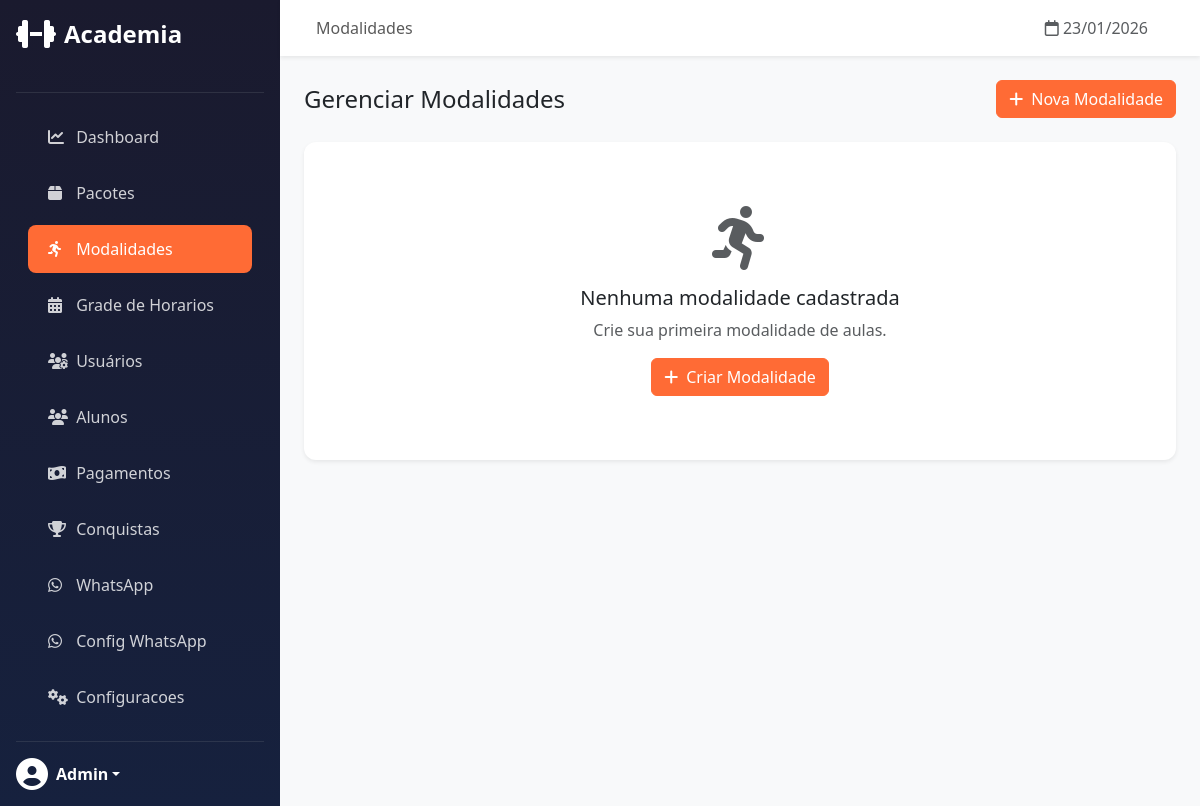
Before: /admin/modalities/ (signed in) with the older database file.
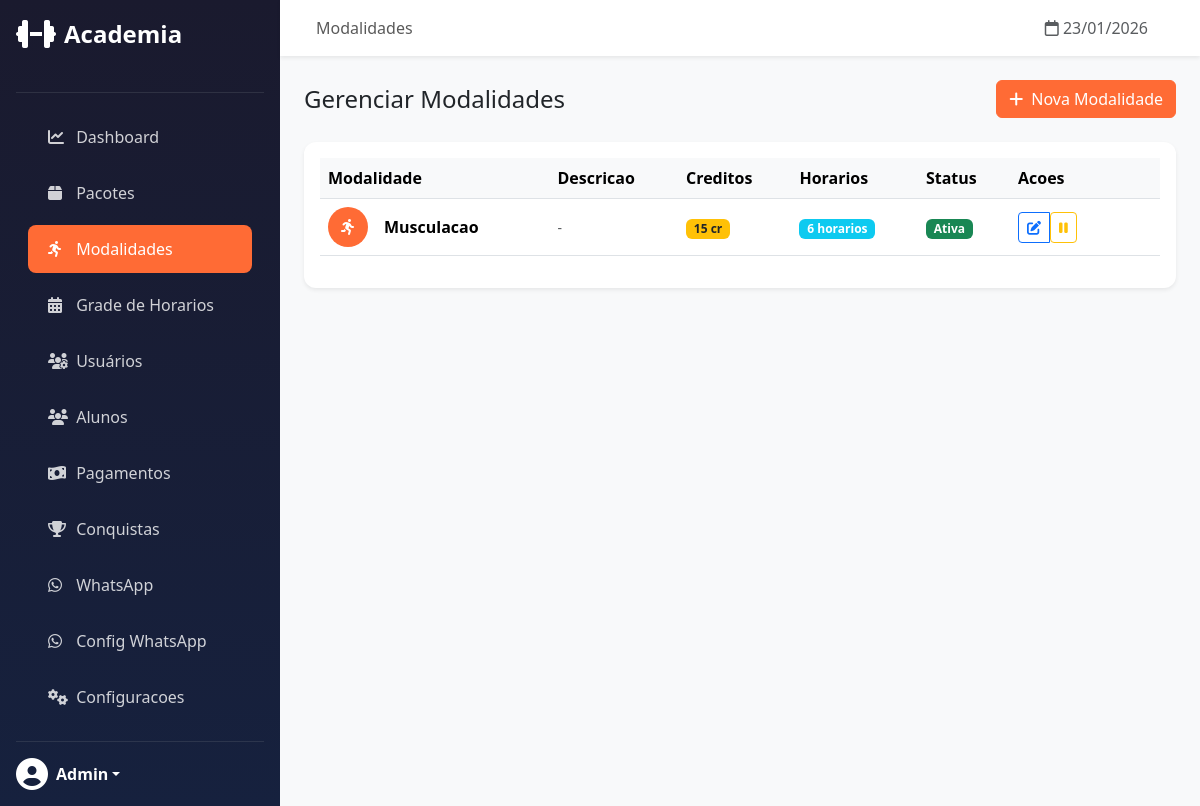
After: the same page with the newer database file.
### app/models/modality.py (models this page shows, shortened)
class Modality(db.Model):
    __tablename__ = 'modalities'
    id = db.Column(db.Integer, primary_key=True)
    name = db.Column(db.String(100), nullable=False)
    description = db.Column(db.Text)
    color = db.Column(db.String(7), default='#FF6B35')
    icon = db.Column(db.String(50))  # Emoji ou FontAwesome
    is_active = db.Column(db.Boolean, default=True)
    credits_cost = db.Column(db.Integer, default=1, nullable=False)
    created_at = db.Column(db.DateTime, default=datetime.utcnow)
    updated_at = db.Column(db.DateTime, default=datetime.utcnow, onupdate=datetime.utcnow)
    schedules = db.relationship('ClassSchedule', backref='modality', lazy=True)

### app/routes/admin/modalities.py (the view)
@modalities_bp.route('/')
@login_required
@admin_required
def list_modalities():
    modalities = Modality.query.order_by(Modality.name).all()
    return render_template('admin/modalities/list.html', modalities=modalities)

### app/routes/admin/dashboard.py (called while the page is built)
def admin_required(f):
    @wraps(f)
    def decorated_function(*args, **kwargs):
        if not current_user.is_authenticated or current_user.role != 'admin':
            abort(403)
        return f(*args, **kwargs)
    return decorated_function

### app/templates/admin/modalities/list.html (shortened to what the changed rows need)
{% extends "admin/base.html" %}
{% block content %}
<div class="card">
    <div class="card-body">
        {% if modalities %}
        <div class="table-responsive">
            <table class="table table-hover align-middle">
                <thead>
                    <tr>
                        <th>Modalidade</th>
                        <th>Descricao</th>
                        <th>Creditos</th>
                        <th>Horarios</th>
                        <th>Status</th>
                        <th style="width: 150px;">Acoes</th>
                    </tr>
                </thead>
                <tbody>
                    {% for modality in modalities %}
                    <tr class="{{ 'table-secondary' if not modality.is_active }}">
                        <td>
                            <div class="d-flex align-items-center">
                                <div class="rounded-circle me-3 d-flex align-items-center justify-content-center"
                                    style="width: 40px; height: 40px; background-color: {{ modality.color }};">
                                    {% if modality.icon %}
                                    <span class="text-white">{{ modality.icon }}</span>
                                    {% else %}
                                    <i class="fas fa-running text-white"></i>
                                    {% endif %}
                                </div>
                                <strong>{{ modality.name }}</strong>
                            </div>
                        </td>
                        <td>
                            <small class="text-muted">{{ modality.description[:60] if modality.description else '-' }}{{
                                '...' if modality.description and modality.description|length > 60 }}</small>
                        </td>
                        <td>
                            <span class="badge bg-warning text-dark">{{ modality.credits_cost }} cr</span>
                        </td>
                        <td>
                            <span class="badge bg-info">{{ modality.schedules|length }} horarios</span>
                        </td>
                        <td>
                            {% if modality.is_active %}
                            <span class="badge bg-success">Ativa</span>
                            {% else %}
                            <span class="badge bg-secondary">Inativa</span>
                            {% endif %}
                        </td>
                        <td>
                            <div class="btn-group">
                                <a href="{{ url_for('admin_modalities.edit_modality', id=modality.id) }}"
                                    class="btn btn-sm btn-outline-primary" title="Editar">
                                    <i class="fas fa-edit"></i>
                                </a>
                                <form action="{{ url_for('admin_modalities.toggle_modality', id=modality.id) }}"
                                    method="POST" class="d-inline">
                                    <button type="submit"
                                        class="btn btn-sm btn-outline-{{ 'warning' if modality.is_active else 'success' }}"
                                        title="{{ 'Desativar' if modality.is_active else 'Ativar' }}">
                                        <i class="fas fa-{{ 'pause' if modality.is_active else 'play' }}"></i>
                                    </button>
                                </form>
                            </div>
                        </td>
                    </tr>
                    {% endfor %}
                </tbody>
            </table>
        </div>
        {% else %}
        <div class="text-center py-5">
            <i class="fas fa-running fa-4x text-muted mb-3"></i>
            <h5>Nenhuma modalidade cadastrada</h5>
            <p class="text-muted">Crie sua primeira modalidade de aulas.</p>
            <a href="{{ url_for('admin_modalities.create_modality') }}" class="btn btn-primary">
                <i class="fas fa-plus me-2"></i>Criar Modalidade
            </a>
        </div>
        {% endif %}
    </div>
</div>
{% endblock %}

Changed rows visible on the page:
added Modality: name "Musculacao", description "-", credits_cost "15", schedules|length "6", is_active "Ativa"
Other visible differences:
text no longer shown: "Nenhuma modalidade cadastrada Crie sua primeira modalidade de aulas. Criar Modalidade"
text now shown: "Modalidade Descricao Creditos Horarios Status Acoes"
